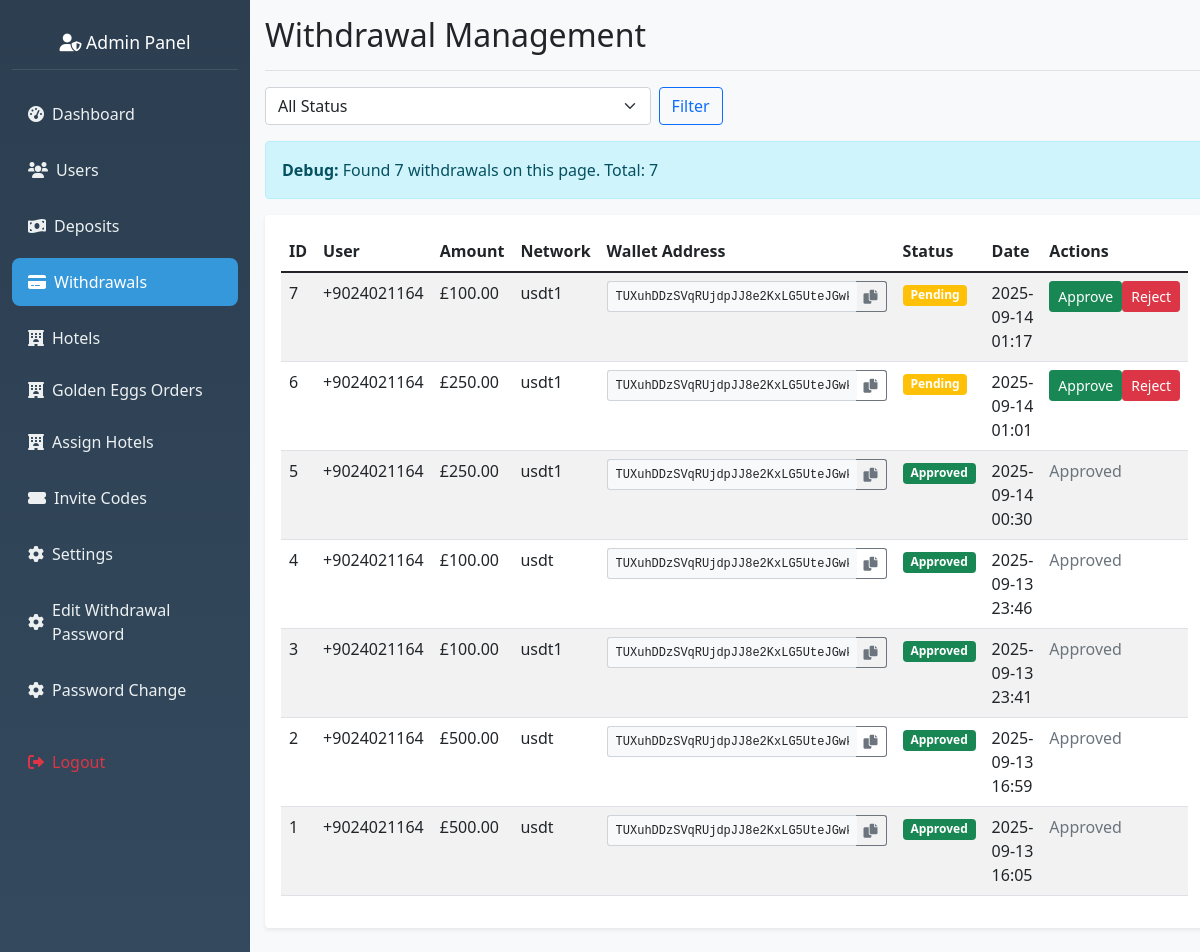
The app's page /admin/withdrawals (signed in), older data.
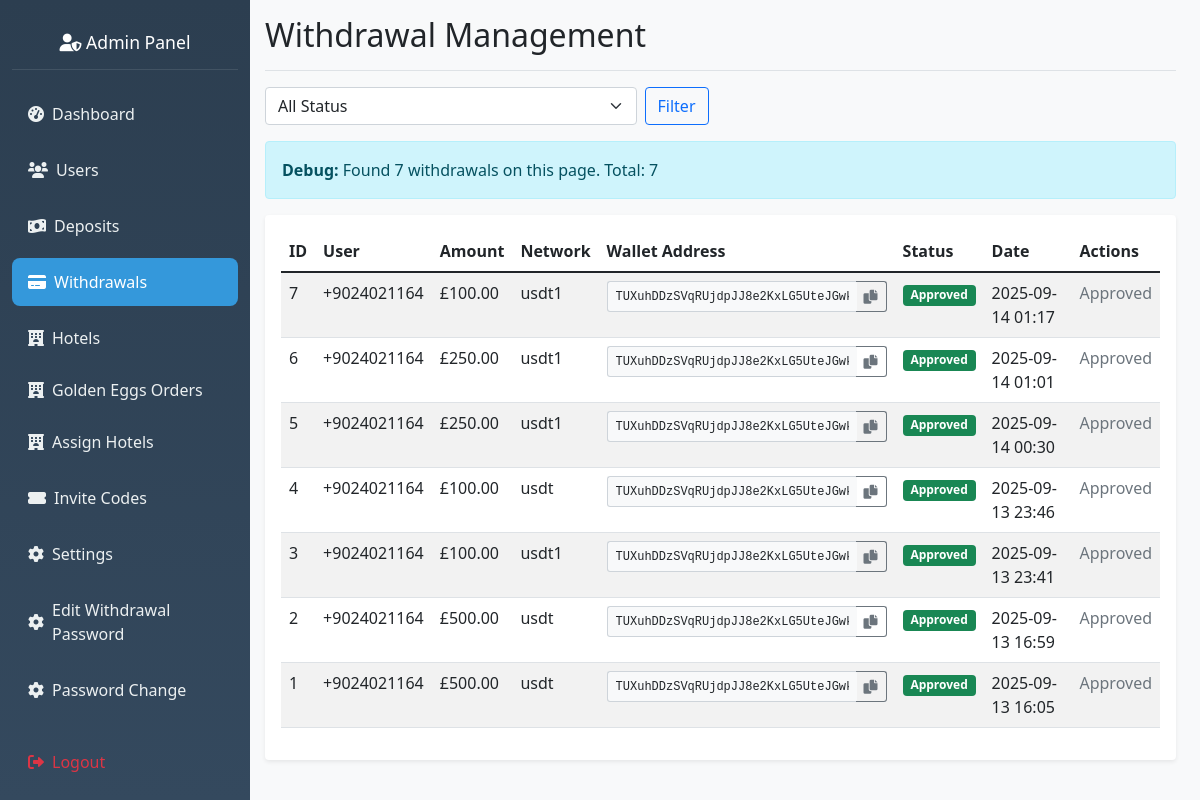
The same page, newer data.
### hotel_app/models.py (models this page shows, shortened)
class WithdrawalRequest(db.Model):
    __tablename__ = 'withdrawal_request'
    id = db.Column(db.Integer, primary_key=True)
    user_id = db.Column(db.Integer, db.ForeignKey('user.id'), nullable=False)
    amount = db.Column(db.Float, nullable=False)
    network = db.Column(db.String(20), nullable=False)
    wallet_address = db.Column(db.String(200), nullable=False)
    transaction_hash = db.Column(db.String(200))
    transaction_fee = db.Column(db.Float, default=0.0)
    status = db.Column(db.String(20), default='Pending')
    admin_notes = db.Column(db.Text)
    rejection_reason = db.Column(db.Text)
    created_at = db.Column(db.DateTime, default=datetime.utcnow)
    processed_at = db.Column(db.DateTime)
    processed_by = db.Column(db.Integer, db.ForeignKey('admin.id'))

class User(db.Model, UserMixin):
    __tablename__ = 'user'
    id = db.Column(db.Integer, primary_key=True)
    nickname = db.Column(db.String(80))
    user_id = db.Column(db.String(6), unique=True)
    agent_id = db.Column(db.String(6), unique=True)
    contact = db.Column(db.String(20))
    invitation_code = db.Column(db.String(20))
    member_points = db.Column(db.Integer, default=0)
    trial_bonus = db.Column(db.Float, default=564.00)
    balance = db.Column(db.Float, default=0.00)
    total_deposits = db.Column(db.Float, default=0.0)
    vip_level = db.Column(db.String(10), default='VIP0')
    withdrawal_password = db.Column(db.String(100))
    password_hash = db.Column(db.String(100))
    is_active = db.Column(db.Boolean, default=False)
    created_at = db.Column(db.DateTime, default=datetime.utcnow)
    session_locked = db.Column(db.Boolean, default=False)
    total_commission_earned = db.Column(db.Float, default=0.0)
    first_session_completed = db.Column(db.Boolean, default=False)
    session_reset_date = db.Column(db.String)
    bound_wallet_type = db.Column(db.String(20))
    max_first_session_reservations = db.Column(db.Integer, default=35)
    wallet_bound_at = db.Column(db.DateTime)
    second_session_reservations_count = db.Column(db.Integer, default=0)
    second_session_commission = db.Column(db.Float, default=0.0)
    bound_wallet_address = db.Column(db.String(200))
    first_session_commission = db.Column(db.Float, default=0.0)
    first_session_reservations_count = db.Column(db.Integer, default=0)
    current_session = db.Column(db.String(10), default='first')
    revolut_name = db.Column(db.String(100))
    revolut_iban = db.Column(db.String(50))
    revolut_revtag = db.Column(db.String(20))
    ip_address = db.Column(db.String(45))  # IPv6 can be up to 45 characters
    country = db.Column(db.String(100))
    country_code = db.Column(db.String(2))
    region = db.Column(db.String(100))
    city = db.Column(db.String(100))
    latitude = db.Column(db.Float)
    longitude = db.Column(db.Float)
    timezone = db.Column(db.String(50))
    isp = db.Column(db.String(255))
    last_location_update = db.Column(db.DateTime, default=datetime.utcnow)
    current_session = db.Column(db.String(10), default='first')  # 'first' or 'second'
    session_reset_date = db.Column(db.Date)  # Date when session was last reset
    first_session_completed = db.Column(db.Boolean, default=False)
    first_session_reservations_count = db.Column(db.Integer, default=0)
    second_session_reservations_count = db.Column(db.Integer, default=0)
    max_first_session_reservations = db.Column(db.Integer, default=35)
    session_locked = db.Column(db.Boolean, default=False)  # Lock between sessions
    total_commission_earned = db.Column(db.Float, default=0.0)  # Total commissions earned
    first_session_commission = db.Column(db.Float, default=0.0)  # Commission from first session
    second_session_commission = db.Column(db.Float, default=0.0)  # Commission from second session
    reservations = db.relationship('Reservation', backref='user', cascade="all, delete-orphan",
        passive_deletes=True,lazy=True)
    deposit_requests = db.relationship('DepositRequest', backref='user', lazy=True)
    withdrawal_requests = db.relationship('WithdrawalRequest', backref='user', lazy=True)
    hotel_assignments = db.relationship('UserHotelAssignment', backref='user',cascade="all, delete-orphan",
        passive_deletes=True, lazy=True)
    hotel_ratings = db.relationship('UserHotelRating', backref='user', lazy=True)

### hotel_app/routes.py (the view)
@app.route('/admin/withdrawals')
@admin_required
def view_withdrawals():
    try:
        logger.debug("Accessing view_withdrawals route")
        page = request.args.get('page', 1, type=int)
        status_filter = request.args.get('status', '')
        total_withdrawals = WithdrawalRequest.query.count()
        logger.debug(f"Total withdrawals in database: {total_withdrawals}")
        withdrawals_query = WithdrawalRequest.query.options(db.joinedload(WithdrawalRequest.user))
        if status_filter and status_filter in ['Pending', 'Approved', 'Rejected']:
            withdrawals_query = withdrawals_query.filter(WithdrawalRequest.status == status_filter)
            logger.debug(f"Filtering by status: {status_filter}")
        withdrawals = withdrawals_query.order_by(WithdrawalRequest.created_at.desc()).paginate(
            page=page,
            per_page=20,
            error_out=False
        )
        logger.debug(f"Withdrawals found for page {page}: {len(withdrawals.items)}")
        logger.debug(f"Total pages: {withdrawals.pages}, Total items: {withdrawals.total}")
        for i, withdrawal in enumerate(withdrawals.items[:3]):
            logger.debug(f"Withdrawal {i}: ID={withdrawal.id}, Status={withdrawal.status}, Amount=${withdrawal.amount}, User={withdrawal.user.nickname if withdrawal.user else 'No user'}")
        return render_template('admin_withdrawals.html',
                             withdrawals=withdrawals,
                             current_status=status_filter)
    except Exception as e:
        logger.error(f"Error in view_withdrawals: {str(e)}")
        logger.error(f"Exception details: {type(e).__name__}: {e}")
        import traceback
        logger.error(f"Traceback: {traceback.format_exc()}")
        flash(f'Error loading withdrawals: {str(e)}', 'error')
        return redirect(url_for('admin_dashboard'))

### hotel_app/templates/admin_withdrawals.html (shortened to what this page needs)
{% extends "admin_base.html" %}
{% block content %}
<div class="d-flex justify-content-between flex-wrap flex-md-nowrap align-items-center pb-2 mb-3 border-bottom">
    <h1 class="h2">Withdrawal Management</h1>
</div>
<div class="row mb-3">
    <div class="col-md-6">
        <form method="GET" class="d-flex">
            <select name="status" class="form-select me-2">
                <option value="">All Status</option>
            </select>
            <button type="submit" class="btn btn-outline-primary">Filter</button>
        </form>
    </div>
</div>
<div class="alert alert-info">
    <strong>Debug:</strong> Found {{ withdrawals.items|length }} withdrawals on this page.
    Total: {{ withdrawals.total if withdrawals.total else 'Unknown' }}
</div>
<div class="card">
    <div class="card-body">
        <div class="table-responsive">
            <table class="table table-striped">
                <thead>
                    <tr>
                        <th>ID</th>
                        <th>User</th>
                        <th>Amount</th>
                        <th>Network</th>
                        <th>Wallet Address</th>
                        <th>Status</th>
                        <th>Date</th>
                        <th>Actions</th>
                    </tr>
                </thead>
                <tbody>
                    {% for withdrawal in withdrawals.items %}
                    <tr>
                        <td>{{ withdrawal.id }}</td>
                        <td>
                            {% if withdrawal.user_id %}
                            {% set user = withdrawal.user if withdrawal.user else 'Loading...' %}
                            {{ user.nickname if user and user.nickname else user.contact if user and user.contact else 'User #' + withdrawal.user_id|string }}
                            {% else %}
                            Unknown User
                            {% endif %}
                        </td>
                        <td>£{{ "%.2f"|format(withdrawal.amount) }}</td>
                        <td>{{ withdrawal.network or 'N/A' }}</td>
                        <td>
                            {% if withdrawal.wallet_address %}
                            <div class="wallet-address-container">
                                <div class="input-group input-group-sm" style="max-width: 300px;">
                                    <input type="text" class="form-control font-monospace"
                                        value="{{ withdrawal.wallet_address }}" readonly id="wallet-{{ withdrawal.id }}"
                                        style="font-size: 12px; background-color: #f8f9fa;">
                                    <button class="btn btn-outline-secondary" type="button"
                                        onclick="copyToClipboard('wallet-{{ withdrawal.id }}', this)"
                                        title="Copy wallet address">
                                        <i class="fas fa-copy"></i>
                                    </button>
                                </div>
                            </div>
                            {% else %}
                            <span class="text-muted">N/A</span>
                            {% endif %}
                        </td>
                        <td>
                            <span
                                class="badge bg-{{ 'warning' if withdrawal.status == 'Pending' else ('success' if withdrawal.status == 'Approved' else 'danger') }}">
                                {{ withdrawal.status }}
                            </span>
                        </td>
                        <td>{{ withdrawal.created_at.strftime('%Y-%m-%d %H:%M') if withdrawal.created_at else 'N/A' }}
                        </td>
                        <td>
                            {% if withdrawal.status == 'Pending' %}
                            <div class="btn-group" role="group">
                                <form method="POST"
                                    action="{{ url_for('approve_withdrawal', withdrawal_id=withdrawal.id) }}"
                                    class="d-inline">
                                    <button type="submit" class="btn btn-success btn-sm"
                                        onclick="return confirm('Are you sure you want to approve this withdrawal of £{{ withdrawal.amount }}?')">
                                        Approve
                                    </button>
                                </form>
                                <form method="POST"
                                    action="{{ url_for('reject_withdrawal', withdrawal_id=withdrawal.id) }}"
                                    class="d-inline">
                                    <button type="submit" class="btn btn-danger btn-sm"
                                        onclick="return confirm('Are you sure you want to reject this withdrawal of £{{ withdrawal.amount }}?')">
                                        Reject
                                    </button>
                                </form>
                            </div>
                            {% else %}
                            <span class="text-muted">{{ withdrawal.status }}</span>
                            {% endif %}
                        </td>
                    </tr>
                    {% else %}
                    <tr>
                        <td colspan="8" class="text-center text-muted">No withdrawal requests found.</td>
                    </tr>
                    {% endfor %}
                </tbody>
            </table>
        </div>
    </div>
</div>
<div class="toast-container position-fixed top-0 end-0 p-3">
</div>
{% endblock %}

Row changes from the older to the newer data that the page shows:
changed WithdrawalRequest id 7: status "Pending" → "Approved"; status (not shown) → "Approved"; no longer shows "Approve Reject"
changed WithdrawalRequest id 6: status "Pending" → "Approved"; status (not shown) → "Approved"; no longer shows "Approve Reject"
